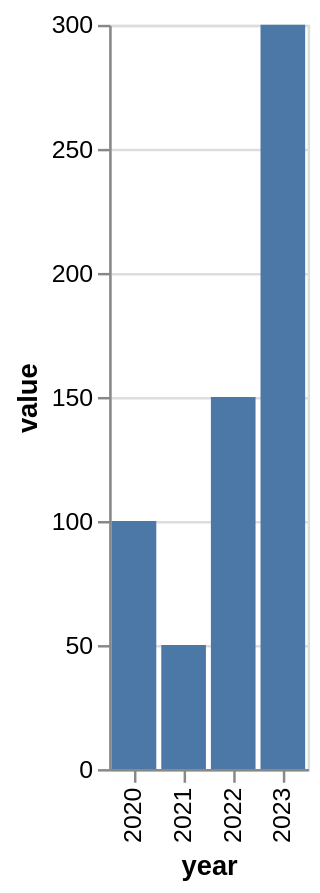

Specify this chart in Vega-Lite:
### Vega-Lite specification from a JSON file in a GitHub repository (floating-point values rounded to 4 significant figures)
{"$schema": "https://vega.github.io/schema/vega-lite/v5.json", "description": "Test chart", "data": {"values": [{"year": "2020", "value": 100}, {"year": "2021", "value": 50}, {"year": "2022", "value": 150}, {"year": "2023", "value": 300}]}, "mark": "bar", "encoding": {"x": {"field": "year", "type": "ordinal"}, "y": {"field": "value", "type": "quantitative"}}}
